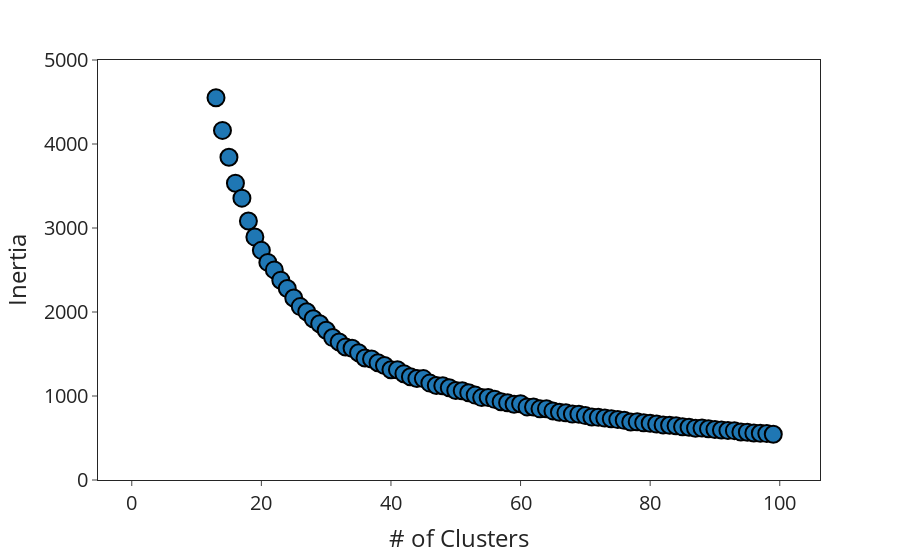

The notebook cell saved with this chart:
### Code cell
import plotly.express as px

range_, inertia = get_clusters(raect_reduced,100)
fig = px.scatter(x=range_, y=inertia,
                labels={'x':'# of Clusters', 'y':'Inertia'},
                template='simple_white'
                )

fig.update_traces(marker=dict(size=17,
                              line=dict(width=2,
                                        color='Black')),
                  selector=dict(mode='markers'))

fig.update_xaxes(mirror=True)
fig.update_yaxes(mirror=True)

fig.update_yaxes(range=[0,5000], row=1, col=1)

fig.update_layout(
    font_size=20,
)

fig.show()

### Figure 1 — Plotly figure (JSON) as saved in the notebook; plotly's stock layout.template omitted (floating-point values rounded to 4 significant figures)
{"data": [{"hovertemplate": "# of Clusters=%{x}<br>Inertia=%{y}<extra></extra>", "legendgroup": "", "marker": {"color": "#1F77B4", "line": {"color": "Black", "width": 2}, "size": 17, "symbol": "circle"}, "mode": "markers", "name": "", "orientation": "v", "showlegend": false, "type": "scatter", "x": [2, 3, 4, 5, 6, 7, 8, 9, 10, 11, 12, 13, 14, 15, 16, 17, 18, 19, 20, 21, 22, 23, 24, 25, 26, 27, 28, 29, 30, 31, 32, 33, 34, 35, 36, 37, 38, 39, 40, 41, 42, 43, 44, 45, 46, 47, 48, 49, 50, 51, 52, 53, 54, 55, 56, 57, 58, 59, 60, 61, 62, 63, 64, 65, 66, 67, 68, 69, 70, 71, 72, 73, 74, 75, 76, 77, 78, 79, 80, 81, 82, 83, 84, 85, 86, 87, 88, 89, 90, 91, 92, 93, 94, 95, 96, 97, 98, 99], "xaxis": "x", "y": [58840.0, 27560.0, 20410.0, 15860.0, 12780.0, 10720.0, 8835.0, 7773.0, 6899.0, 6041.0, 5285.0, 4550.0, 4162.0, 3842.0, 3534.0, 3355.0, 3084.0, 2892.0, 2734.0, 2590.0, 2501.0, 2379.0, 2280.0, 2167.0, 2064.0, 2003.0, 1920.0, 1859.0, 1782.0, 1695.0, 1642.0, 1584.0, 1569.0, 1515.0, 1453.0, 1440.0, 1396.0, 1364.0, 1312.0, 1312.0, 1266.0, 1229.0, 1208.0, 1207.0, 1153.0, 1124.0, 1122.0, 1099.0, 1066.0, 1062.0, 1038.0, 1011.0, 980.7, 982.5, 960.3, 931.9, 919.9, 902.4, 907.3, 870.4, 869.3, 847.0, 849.3, 822.8, 807.0, 799.2, 784.5, 784.0, 766.7, 750.3, 745.6, 737.1, 729.3, 719.1, 710.2, 690.3, 692.3, 680.6, 675.0, 665.7, 656.2, 651.5, 644.9, 633.0, 628.7, 617.1, 618.1, 609.3, 601.6, 594.8, 589.0, 587.8, 571.6, 569.5, 559.8, 556.4, 552.6, 545.0], "yaxis": "y"}], "layout": {"font": {"size": 20}, "legend": {"tracegroupgap": 0}, "margin": {"t": 60}, "xaxis": {"anchor": "y", "domain": [0, 1], "mirror": true, "title": {"text": "# of Clusters"}}, "yaxis": {"anchor": "x", "domain": [0, 1], "mirror": true, "range": [0, 5000], "title": {"text": "Inertia"}}}}
